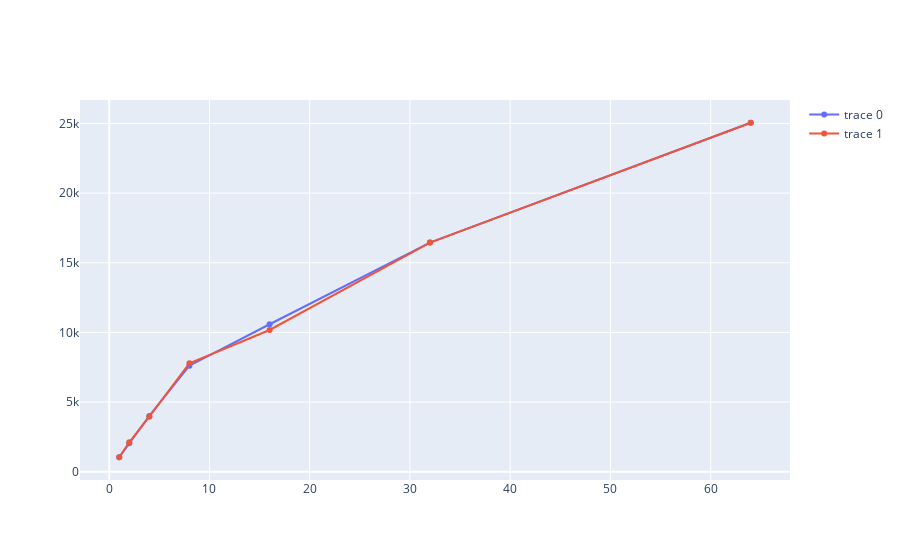

The cell this chart's notebook holds for it:
### Markdown cell above
## Signing benchmark with sync/map implementation

During previous analysis, the blocking time was likely to be weighted too big.

### Code cell
d = pd.read_csv("full-syncmap.csv")
d2 = pd.read_csv("full-syncmap-noutxo.csv")


fig = go.Figure()
fig.add_trace(go.Scatter(
    x=d["cpu"],
    y=1/(d["nsop"]*10**-9)
))

fig.add_trace(go.Scatter(
    x=d2["cpu"],
    y=1/(d2["nsop"]*10**-9)
))

fig.show()

### Figure 1 — Plotly figure (JSON) as saved in the notebook; plotly's stock layout.template omitted (floating-point values rounded to 4 significant figures)
{"data": [{"type": "scatter", "x": [1, 2, 4, 8, 16, 32, 64], "y": [1045.0, 2049.0, 4007.0, 7616.0, 10590.0, 16450.0, 25050.0]}, {"type": "scatter", "x": [1, 2, 4, 8, 16, 32, 64], "y": [1047.0, 2118.0, 3959.0, 7790.0, 10180.0, 16450.0, 25050.0]}], "layout": {"autosize": true, "xaxis": {"autorange": true, "range": [-2.684, 67.68], "type": "linear"}, "yaxis": {"autorange": true, "range": [-713.4, 26810.0], "type": "linear"}}}
